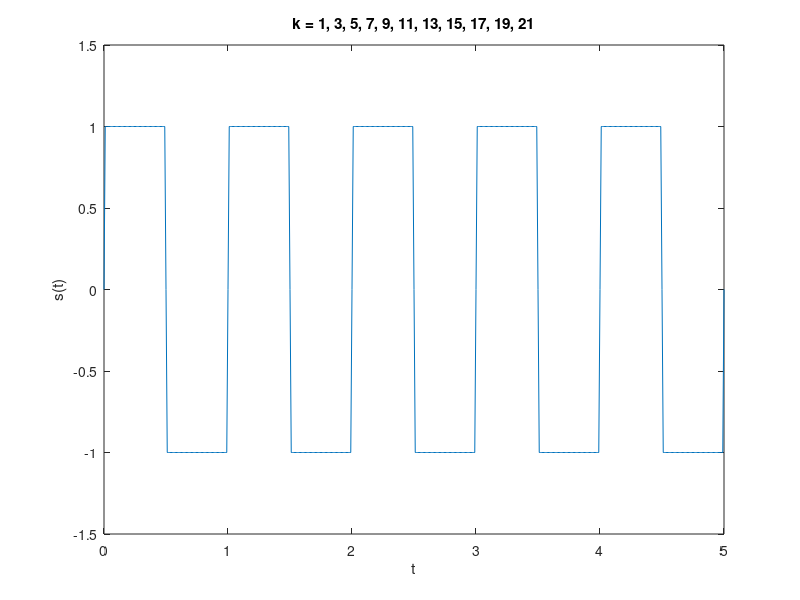

Source code (MATLAB):
t  = 0:.01:5;

ksum = 0;

for k = 1:2:100001
    ksum = ksum + sin(2 * pi * k * t) / k;
end

S = (4 / pi) * ksum;  

plot(t, S);

title('k = 1, 3, 5, 7, 9, 11, 13, 15, 17, 19, 21');
xlabel('t');
ylabel('s(t)');